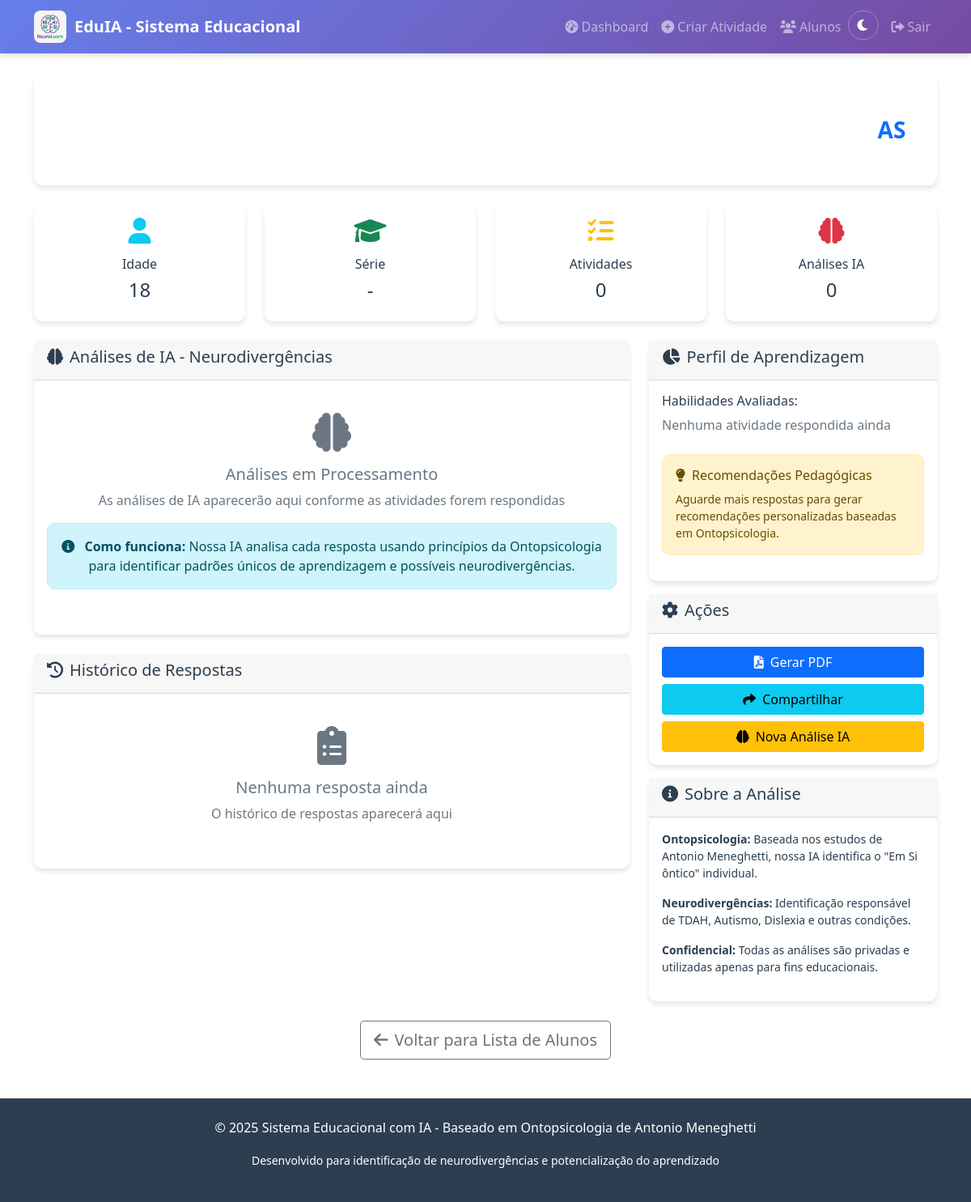
Screenshot of /relatorio-aluno/1 (signed in) with the database file from the repository.
### app.py (models this page shows)
class Usuario(db.Model):
    id = db.Column(db.Integer, primary_key=True)
    nome = db.Column(db.String(100), nullable=False)
    email = db.Column(db.String(100), unique=True, nullable=False)
    senha_hash = db.Column(db.String(100), nullable=False)
    tipo = db.Column(db.String(20), nullable=False)  # 'professor' ou 'aluno'
    data_criacao = db.Column(db.DateTime, default=datetime.utcnow)

class Aluno(db.Model):
    id = db.Column(db.Integer, primary_key=True)
    usuario_id = db.Column(db.Integer, db.ForeignKey('usuario.id'), nullable=False)
    email_escola = db.Column(db.String(100))  # ID da escola ou email escolar
    serie_ano = db.Column(db.String(20), nullable=False)
    professor_responsavel = db.Column(db.String(100), nullable=False)
    idade = db.Column(db.Integer, nullable=False)
    questionario_completo = db.Column(db.Boolean, default=False)
    perfil_gerado = db.Column(db.Boolean, default=False)
    observacoes = db.Column(db.Text)
    usuario = db.relationship('Usuario', backref=db.backref('aluno_perfil', uselist=False))

### app.py (the view)
@app.route('/relatorio-aluno/<int:aluno_id>')
def relatorio_aluno(aluno_id):
    if 'usuario_id' not in session or session['tipo'] != 'professor':
        return redirect(url_for('login'))
    aluno = Aluno.query.get_or_404(aluno_id)
    analises = AnaliseIA.query.filter_by(aluno_id=aluno_id).all()
    respostas = RespostaAluno.query.filter_by(aluno_id=aluno_id).all()
    return render_template('relatorio_aluno.html',
                         aluno=aluno,
                         analises=analises,
                         respostas=respostas)

### templates/relatorio_aluno.html (shortened to what this page needs)
{% extends "base.html" %}
{% block content %}
<div class="row mb-4">
    <div class="col-12">
        <div class="card card-custom bg-gradient" style="background: linear-gradient(135deg, #667eea 0%, #764ba2 100%); color: white;">
            <div class="card-body">
                <div class="d-flex justify-content-between align-items-center">
                    <div>
                        <h2><i class="fas fa-chart-line me-2"></i>Relatório Detalhado</h2>
                        <h4>{{ aluno.usuario.nome }}</h4>
                        <p class="mb-0">Análise completa baseada em Ontopsicologia e IA</p>
                    </div>
                    <div class="text-end">
                        <div class="avatar-circle bg-white text-primary" style="width: 80px; height: 80px; font-size: 28px;">
                            {{ aluno.usuario.nome.split()[0][0] }}{{ aluno.usuario.nome.split()[-1][0] if aluno.usuario.nome.split()|length > 1 else '' }}
                        </div>
                    </div>
                </div>
            </div>
        </div>
    </div>
</div>
<div class="row mb-4">
    <div class="col-md-3">
        <div class="card card-custom text-center">
            <div class="card-body">
                <i class="fas fa-user fa-2x text-info mb-3"></i>
                <h6>Idade</h6>
                <h4>{{ aluno.idade or '-' }}</h4>
            </div>
        </div>
    </div>
    <div class="col-md-3">
        <div class="card card-custom text-center">
            <div class="card-body">
                <i class="fas fa-graduation-cap fa-2x text-success mb-3"></i>
                <h6>Série</h6>
                <h4>{{ aluno.serie or '-' }}</h4>
            </div>
        </div>
    </div>
    <div class="col-md-3">
        <div class="card card-custom text-center">
            <div class="card-body">
                <i class="fas fa-tasks fa-2x text-warning mb-3"></i>
                <h6>Atividades</h6>
                <h4>{{ respostas|length }}</h4>
            </div>
        </div>
    </div>
    <div class="col-md-3">
        <div class="card card-custom text-center">
            <div class="card-body">
                <i class="fas fa-brain fa-2x text-danger mb-3"></i>
                <h6>Análises IA</h6>
                <h4>{{ analises|length }}</h4>
            </div>
        </div>
    </div>
</div>
<div class="row">
    <div class="col-md-8">
        <div class="card card-custom">
            <div class="card-header">
                <h5><i class="fas fa-brain me-2"></i>Análises de IA - Neurodivergências</h5>
            </div>
            <div class="card-body">
                {% if analises %}
                    {% for analise in analises %}
                    <div class="alert alert-info mb-3">
                        <div class="d-flex justify-content-between align-items-start">
                            <div>
                                <h6><i class="fas fa-robot me-2"></i>{{ analise.tipo_analise.title() }}</h6>
                                <small class="text-muted">{{ analise.data_analise.strftime('%d/%m/%Y às %H:%M') }}</small>
                            </div>
                            <span class="badge bg-primary">{{ (analise.confianca * 100)|round }}% confiança</span>
                        </div>
                        <hr>
                        <div class="mt-2">
                            <pre style="background: #f8f9fa; padding: 15px; border-radius: 5px; font-size: 14px;">{{ analise.resultado }}</pre>
                        </div>
                    </div>
                    {% endfor %}
                {% else %}
                    <div class="text-center py-4">
                        <i class="fas fa-brain fa-3x text-muted mb-3"></i>
                        <h5 class="text-muted">Análises em Processamento</h5>
                        <p class="text-muted">As análises de IA aparecerão aqui conforme as atividades forem respondidas</p>
                        <div class="alert alert-info">
                            <i class="fas fa-info-circle me-2"></i>
                            <strong>Como funciona:</strong> Nossa IA analisa cada resposta usando princípios da Ontopsicologia
                            para identificar padrões únicos de aprendizagem e possíveis neurodivergências.
                        </div>
                    </div>
                {% endif %}
            </div>
        </div>
        <div class="card card-custom mt-4">
            <div class="card-header">
                <h5><i class="fas fa-history me-2"></i>Histórico de Respostas</h5>
            </div>
            <div class="card-body">
                {% if respostas %}
                    <div class="timeline">
                        {% for resposta in respostas[-10:] %}
                        <div class="timeline-item border-left border-primary pl-3 pb-3">
                            <div class="d-flex justify-content-between align-items-start">
                                <div>
                                    <h6 class="mb-1">{{ resposta.atividade.titulo }}</h6>
                                    <span class="badge bg-info mb-2">{{ resposta.atividade.tipo }}</span>
                                    <p class="text-muted small mb-2">{{ resposta.resposta[:150] }}{% if resposta.resposta|length > 150 %}...{% endif %}</p>
                                    <small class="text-muted">
                                        <i class="fas fa-clock me-1"></i>{{ resposta.data_envio.strftime('%d/%m/%Y às %H:%M') }}
                                        {% if resposta.tempo_resposta %}
                                            | <i class="fas fa-stopwatch me-1"></i>{{ resposta.tempo_resposta }}s
                                        {% endif %}
                                    </small>
                                </div>
                            </div>
                        </div>
                        {% endfor %}
                    </div>
                {% else %}
                    <div class="text-center py-4">
                        <i class="fas fa-clipboard-list fa-3x text-muted mb-3"></i>
                        <h5 class="text-muted">Nenhuma resposta ainda</h5>
                        <p class="text-muted">O histórico de respostas aparecerá aqui</p>
                    </div>
                {% endif %}
            </div>
        </div>
    </div>
    <div class="col-md-4">
        <div class="card card-custom">
            <div class="card-header">
                <h5><i class="fas fa-chart-pie me-2"></i>Perfil de Aprendizagem</h5>
            </div>
            <div class="card-body">
                <div class="mb-4">
                    <h6>Habilidades Avaliadas:</h6>
                    {% set tipos_atividades = respostas|map(attribute='atividade.tipo')|unique|list %}
                    {% if tipos_atividades %}
                        {% for tipo in tipos_atividades %}
                        <div class="d-flex justify-content-between align-items-center mb-2">
                            <span>
                                {% if tipo == 'logica' %}
                                    <i class="fas fa-calculator text-primary me-2"></i>Lógica
                                {% elif tipo == 'memoria' %}
                                    <i class="fas fa-memory text-info me-2"></i>Memória
                                {% elif tipo == 'criatividade' %}
                                    <i class="fas fa-paint-brush text-warning me-2"></i>Criatividade
                                {% elif tipo == 'linguagem' %}
                                    <i class="fas fa-comment text-success me-2"></i>Linguagem
                                {% else %}
                                    <i class="fas fa-brain text-secondary me-2"></i>{{ tipo.title() }}
                                {% endif %}
                            </span>
                            <span class="badge bg-light text-dark">{{ respostas|selectattr('atividade.tipo', 'equalto', tipo)|list|length }}</span>
                        </div>
                        {% endfor %}
                    {% else %}
                        <p class="text-muted">Nenhuma atividade respondida ainda</p>
                    {% endif %}
                </div>
                <div class="alert alert-warning">
                    <h6><i class="fas fa-lightbulb me-2"></i>Recomendações Pedagógicas</h6>
                    {% if analises %}
                        <p class="small mb-0">Baseado nas análises de IA disponíveis, recomenda-se acompanhamento personalizado.</p>
                    {% else %}
                        <p class="small mb-0">Aguarde mais respostas para gerar recomendações personalizadas baseadas em Ontopsicologia.</p>
                    {% endif %}
                </div>
            </div>
        </div>
        <div class="card card-custom mt-3">
            <div class="card-header">
                <h5><i class="fas fa-cog me-2"></i>Ações</h5>
            </div>
            <div class="card-body">
                <div class="d-grid gap-2">
                    <button class="btn btn-primary" onclick="gerarRelatorio()">
                        <i class="fas fa-file-pdf me-2"></i>Gerar PDF
                    </button>
                    <button class="btn btn-info" onclick="compartilharRelatorio()">
                        <i class="fas fa-share me-2"></i>Compartilhar
                    </button>
                    <button class="btn btn-warning" onclick="novaAnalise()">
                        <i class="fas fa-brain me-2"></i>Nova Análise IA
                    </button>
                </div>
            </div>
        </div>
        <div class="card card-custom mt-3">
            <div class="card-header">
                <h5><i class="fas fa-info-circle me-2"></i>Sobre a Análise</h5>
            </div>
            <div class="card-body">
                <small>
                    <p><strong>Ontopsicologia:</strong> Baseada nos estudos de Antonio Meneghetti, nossa IA identifica o "Em Si ôntico" individual.</p>
                    <p><strong>Neurodivergências:</strong> Identificação responsável de TDAH, Autismo, Dislexia e outras condições.</p>
                    <p><strong>Confidencial:</strong> Todas as análises são privadas e utilizadas apenas para fins educacionais.</p>
                </small>
            </div>
        </div>
    </div>
</div>
<div class="row mt-4">
    <div class="col-12 text-center">
        <a href="{{ url_for('listar_alunos') }}" class="btn btn-outline-secondary btn-lg">
            <i class="fas fa-arrow-left me-2"></i>Voltar para Lista de Alunos
        </a>
    </div>
</div>
{% endblock %}

### templates/base.html (style rules this page uses)
:root { --primary-color: #667eea; --secondary-color: #764ba2; --accent-color: #ffecd2; --text-color: #2c3e50; --bg-color: #ffffff; --card-bg: #ffffff; --navbar-bg: linear-gradient(135deg, #667eea 0%, #764ba2 100%); --footer-bg: #2c3e50; --border-color: #dee2e6; --shadow: 0 4px 6px rgba(0, 0, 0, 0.1); }
body { background-color: var(--bg-color); color: var(--text-color); transition: background-color 0.3s ease, color 0.3s ease; }
.card { background-color: var(--card-bg); border: 1px solid var(--border-color); box-shadow: var(--shadow); border-radius: 10px; transition: all 0.3s ease; }
.card-custom { background-color: var(--card-bg); border: none; border-radius: 10px; box-shadow: var(--shadow); }
.text-muted { color: var(--text-color) !important; opacity: 0.7; }
.alert { border-radius: 10px; }
.font-normal { font-size: 1rem; }

### templates/relatorio_aluno.html (style rules this page uses)
.avatar-circle { border-radius: 50%; display: flex; align-items: center; justify-content: center; font-weight: bold; }

### rows the page displays
Usuario: usuario.nome "A", usuario.nome.split|length "S"
Aluno: idade "18"

### other values shown
{{ aluno.serie or '-' }} "-"
{{ respostas|length }} "0"
{{ analises|length }} "0"
